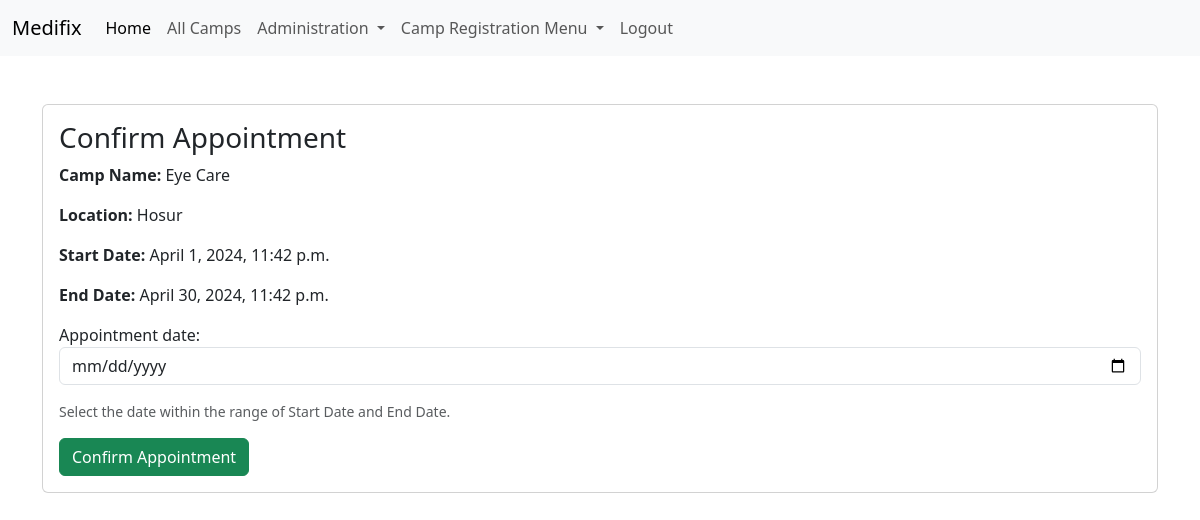
Screenshot of /register_appointment/1/ (signed in) with the database file from the repository.
### administration/models.py (models this page shows, shortened)
class camp_details(models.Model):
    camp_name = models.CharField(max_length=200,null=True)
    location = models.CharField(max_length=200, null=True)
    latitude = models.FloatField()
    longitude = models.FloatField()
    start_date_time = models.DateTimeField(blank=True, null=True)
    end_date_time = models.DateTimeField(blank=True, null=True)
    contact_website = models.URLField(max_length=200, null=True, blank=True)
    hospital_name = models.CharField(max_length=150,null=True, blank=True)
    club_name = models.CharField(max_length=150,null=True, blank=True)
    other = models.CharField(max_length = 150, null=True, blank=True)
    description = models.TextField(max_length = 3000, null=True)
    type_of_camp = models.CharField(max_length=30, null=True, choices=type_of_camp)
    cost = models.IntegerField(null=True, blank=True, default='0')
    total_camp_registrations = models.IntegerField()
    camp_register_active = models.BooleanField(default=False)
    registration = models.BooleanField(default=False)
    createdby = models.ForeignKey(User, on_delete=models.DO_NOTHING, null=True, blank=True)

class appointment(models.Model):
    appointment_number = models.UUIDField(primary_key=True, default=uuid.uuid4, editable=False)
    user_name = models.ForeignKey(User, on_delete=models.DO_NOTHING, null=True)
    camp_name = models.ForeignKey(camp_details, on_delete=models.DO_NOTHING, null=True)
    appointment_date = models.DateField()

### administration/views.py (the view)
# urls.py: path('register_appointment/<int:camp_id>/', views.register_appointment, name='register_appointment'),
@login_required
def register_appointment(request, camp_id):
    camp = get_object_or_404(camp_details, pk=camp_id)
    if request.method == 'POST':
        form = AppointmentForm(request.POST)
        if form.is_valid():
            appointment_obj = form.save(commit=False)
            appointment_obj.user_name = request.user
            appointment_obj.camp_name = camp
            appointment_obj.save()
            send_registration_email(appointment_obj)
            return redirect('home')  # Redirect after successful registration
    else:
        form = AppointmentForm()
    return render(request, 'camp/register_appointment.html', {'camp': camp, 'form': form})

### administration/forms.py
class AppointmentForm(forms.ModelForm):
    class Meta:
        model = appointment
        fields = ['appointment_date']
        widgets = {
            'appointment_date': forms.DateInput(attrs={'type': 'date','class': 'form-control','aria-describedby':'appointment_date'})  # Use HTML5 date input
        }

### templates/camp/register_appointment.html (shortened to what this page needs)
{% extends 'base.html' %}
{% block content %}
<div class="pt-5">
    <div class="card">
        <div class="card-body">
            <h3>Confirm Appointment</h3>
            <p><strong>Camp Name:</strong> {{ camp.camp_name }}</p>
            <p><strong>Location:</strong> {{ camp.location }}</p>
            <p><strong>Start Date:</strong> {{ camp.start_date_time }}</p>
            <p><strong>End Date:</strong> {{ camp.end_date_time }}</p>
            <form method="post">
                {{ form.as_p }}
                <div id="appointment_date" class="form-text pb-3">Select the date within the range of Start Date and End Date.</div>
                <button type="submit" class="btn btn-success">Confirm Appointment</button>
            </form>
        </div>
    </div>
</div>
{% endblock %}

### rows the page displays
camp_details: camp_name "Eye Care", location "Hosur", start_date_time "April 1, 2024, 11:42 p.m.", end_date_time "April 30, 2024, 11:42 p.m."
